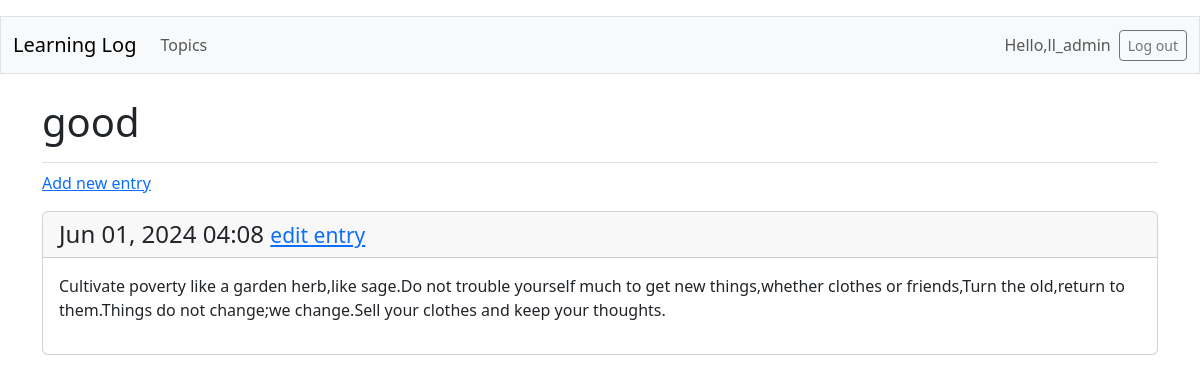
The page /topics/2/ (signed in) on the database its author committed.
### learning_logs/models.py (models this page shows, shortened)
class Topic(models.Model):
    text=models.CharField(max_length=200)
    date_added=models.DateTimeField(auto_now_add=True)
    owner=models.ForeignKey(User,on_delete=models.CASCADE)

class Entry(models.Model):
    topic=models.ForeignKey(Topic,on_delete=models.CASCADE)
    text=models.TextField()
    date_added=models.DateTimeField(auto_now_add=True)
    class Meta:
        verbose_name_plural='entries'

### learning_logs/views.py (the view)
# urls.py: path('topics/<int:topic_id>/',views.topic,name='topic'),
@login_required
def topic(requests,topic_id):
    topic=Topic.objects.get(id=topic_id)
    if topic.owner !=requests.user:
        raise Http404
    entries=topic.entry_set.order_by('-date_added')
    context={'topic':topic,'entries':entries}
    return render(requests,'learning_logs/topic.html',context)

### learning_logs/templates/learning_logs/topic.html (shortened to what this page needs)
<!DOCTYPE html>
<html lang="en">
<head>
</head>
<body>
{% extends 'learning_logs/base.html' %}
{% block page_header %}
<h1>{{topic.text}}</h1>
{% endblock page_header %}
{% block content %}
<p>
    <a href="{% url 'learning_logs:new_entry' topic.id %}">Add new entry</a>
</p>
    {% for entry in entries%}
    <div class="card mb-3">
        <h4 class="card-header">
            {{ entry.date_added|date:'M d, Y H:i' }}
            <small><a href="{% url 'learning_logs:edit_entry' entry.id %}">edit entry</a>
            </small>
        </h4>
        <div class="card-body">{{ entry.text|linebreaks }}</div>
    </div>
        {% empty %}
<P>There are no entries for this topic yet.</P>
    {% endfor %}
{% endblock content %}

### learning_logs/templates/learning_logs/base.html (shortened to what this page needs)
<!DOCTYPE html>
<html lang="en">
<head>
    {% load django_bootstrap5 %}
    {% bootstrap_css %}
</head>
<body>
<p>
    <nav class="navbar navbar-expand-md navbar-light bg-light mb-4 border">
    <div class="container-fluid">
        <a class="navbar-brand" href="{% url 'learning_logs:index' %}">Learning Log</a>
        <div class="collapse navbar-collapse" id="navbarCollapse">
            <ul class="navbar-nav me-auto mb-2 mb-md-0">
            <li class="nav-item">
                <a class="nav-link" href="{% url 'learning_logs:topics' %}">Topics</a></li>
            </ul>
            <ul class="navbar-nav ms-auto mb-2 mb-md-0">
                {% if user.is_authenticated  %}
                <li class="nav-item">
                    <span class="navbar-text me-2">Hello,{{ user.username }}</span>
                </li>
                {% else %}
                <li class="nav-item">
                    <a class="nav-link" href="{% url 'accounts:register' %}">Register</a>
                </li>
                <li class="nav-item"><a class="nav-link " href="{% url 'accounts:login' %}">Log in</a> </li>
                {% endif %}
            </ul>
            {% if user.is_authenticated %}
            <form action="{% url 'accounts:logout' %}" method="post">
                <button name="submit" class="btn btn-outline-secondary btn-sm">Log out</button>
            </form>
            {% endif %}
        </div>
    </div>
</nav>
<main class="container">
    <div class="pb-2 mb-2 border-bottom">
        {% block page_header %}{% endblock page_header %}
    </div>
    <div>
        {% block content %}{% endblock content %}
    </div>
</main>
</body>
</html>

### rows shown on the page
Topic: text "good"
Entry: date_added "Jun 01, 2024 04:08", text "Cultivate poverty like a garden herb,like sage.Do not trouble yourself much to get new things,whether clothes or friends,Turn the old,return to them.Things do not change;we change.Sell your clothes and keep your thoughts."

### other values the page prints
{{ user.username }} "ll_admin"
